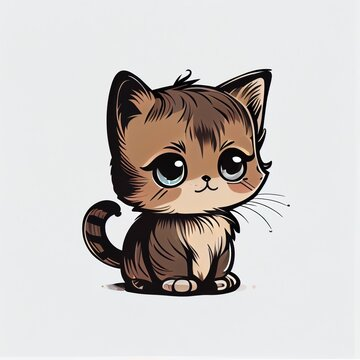
#> input picture Cat 360x360.jpg, 360 x 360 px
$ jupyter execute '3(c) Harmonic & Geometric Mean Filters.ipynb'
#> lines starting #> are read from the running program, lines starting #| are printed output that depends on the picture; after the words box and inside, x2 and y2 are one past the last pixel; in counts of white or black regions, pixels touching at a corner belong together
**Task 3(a): Take grayscale image of size 512x512, add some salt & pepper noise, apply harmonic & geometric mean filter on the noisy image & compare their performance with PSNR**

### Importing the Libraries

[cell 1]
import cv2
import numpy as np
import matplotlib.pyplot as plt

### Function for Harmonic Mean Filter
- **The Harmonic Mean Filter works well for salt noise, but fails for pepper noise. It does well also with other types of noise like Gaussian noise.**

[cell 2]
def apply_harmonic_mean_filter(image, mask_size):
    filtered_image = []
    height, width = image.shape
    offset, num_of_pixel = mask_size // 2, mask_size * mask_size

    for r in range(height):
        nth_row = []
        for c in range(width):
            pixel = 0
            for x in range(-offset, offset + 1):
                for y in range(-offset, offset + 1):
                    if (r + x >= 0 and r + x < height and c + y >= 0 and c + y < width):
                        pixel += float(1 / (image[r + x, c + y] + 1e-4))
            pixel = num_of_pixel / pixel
            pixel = 255 if pixel > 255 else pixel
            nth_row.append(pixel)
        filtered_image.append(nth_row)

    return np.uint8(filtered_image)

### Function for Geometric Mean Filter

[cell 3]
def apply_geometric_mean_filter(image, mask_size):
    filtered_image = []
    height, width = image.shape
    offset = mask_size // 2

    for r in range(height):
        nth_row = []
        for c in range(width):
            pixel = 1
            count = 0
            for x in range(-offset, offset + 1):
                for y in range(-offset, offset + 1):
                    if (r + x >= 0 and r + x < height and c + y >= 0 and c + y < width):
                        if (image[r + x, c + y]):
                            count += 1
                            pixel = pixel * int(image[r + x, c + y])
            count = 1 if count == 0 else count
            pixel = pixel ** (1 / count)
            nth_row.append(pixel)
        filtered_image.append(nth_row)

    return np.uint8(filtered_image)

### Function for adding Salt & Pepper Noise

[cell 4]
def add_salt_pepper_noise(image, percent):
    noisy_image = image.copy()
    noise_amount = (image.shape[0] * image.shape[1]) * (percent / 100)

    for k in range(int(noise_amount)):
        index = []
        for x in range(1, 5):
            index.append(np.random.randint(0, image.shape[0]))
        noisy_image[index[0], index[1]], noisy_image[index[2], index[3]] = 0, 255

    return noisy_image

### Function for calculating PSNR (Peak Signal to Noise Ratio)
- **Function: psnr = cv2.PSNR(image1, image2)**

[cell 5]
def compute_psnr(image1, image2):
    image1, image2 = np.float64(image1), np.float64(image2)
    mse = np.mean((image1 - image2) ** 2)
    if mse == 0:
        return float('inf')
    psnr = 20 * np.log10(255.0) - 10 * np.log10(mse)
    return round(psnr, 2)

### Loading the Image

[cell 6]
input_image = cv2.imread("./Cat 360x360.jpg", 0)
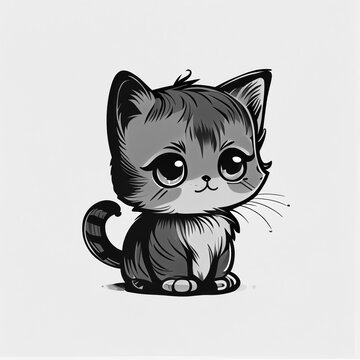
#> input_image: shape (360, 360); min 0, max 255, mean 200.2
plt.imshow(cv2.cvtColor(input_image, cv2.COLOR_BGR2RGB))
plt.title("The Input Image")
plt.show()

### Adding Salt & Pepper Noise to the Image

[cell 7]
noisy_input_image = add_salt_pepper_noise(input_image, 7)
#> after the loop in add_salt_pepper_noise, `for k in range(int(noise_amount)):`:
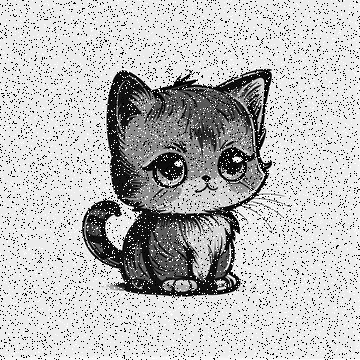
#> noisy_image: shape (360, 360); 12.99% of pixels changed, all inside (x1, y1, x2, y2) = (0, 0, 360, 360)
plt.imshow(cv2.cvtColor(noisy_input_image, cv2.COLOR_BGR2RGB))
plt.title("The Noisy Input Image")
plt.show()
psnr = compute_psnr(input_image, noisy_input_image)
#> in compute_psnr, `mse = np.mean((image1 - image2) ** 2)`: mse = 3492.8
#> in compute_psnr, `psnr = 20 * np.log10(255.0) - 10 * np.log10(mse)`: psnr = 12.7
#> psnr = 12.7
print(f"PSNR = {psnr}")
#| PSNR = 12.7
cv2.PSNR(input_image, noisy_input_image)
#> Out = 12.7

### Applying Harmonic Mean Spatial Filter

[cell 8]
mask_size = 3
harmonic_filtered_input_image = apply_harmonic_mean_filter(noisy_input_image, mask_size)
#> after the loop in apply_harmonic_mean_filter, `for r in range(height):`: filtered_image = 360 items
#> in apply_harmonic_mean_filter, `return np.uint8(filtered_image)`:
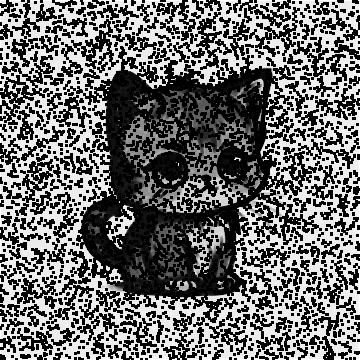
#> returned value: shape (360, 360); min 0, max 255, mean 107.4
plt.imshow(cv2.cvtColor(harmonic_filtered_input_image, cv2.COLOR_BGR2RGB))
plt.title("After applying Harmonic Mean Filter")
plt.show()
psnr = compute_psnr(input_image, harmonic_filtered_input_image)
#> psnr = 4.96
print(f"PSNR = {psnr}")
#| PSNR = 4.96

### Applying Geometric Mean Spatial Filter

[cell 9]
mask_size = 3
geometric_filtered_input_image = apply_geometric_mean_filter(noisy_input_image, mask_size)
#> after the loop in apply_geometric_mean_filter, `for r in range(height):`: filtered_image = 360 items
#> in apply_geometric_mean_filter, `return np.uint8(filtered_image)`:
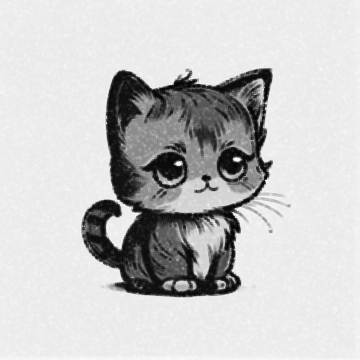
#> returned value: shape (360, 360); min 3, max 255, mean 199.9
plt.imshow(cv2.cvtColor(geometric_filtered_input_image, cv2.COLOR_BGR2RGB))
plt.title("After applying Geometric Mean Filter")
plt.show()
psnr = compute_psnr(input_image, geometric_filtered_input_image)
#> psnr = 23.59
print(f"PSNR = {psnr}")
#| PSNR = 23.59
